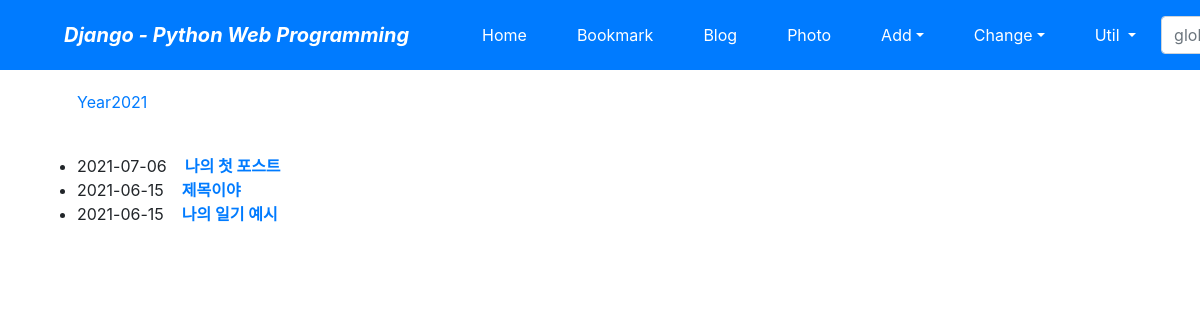
/blog/archive/, run on an earlier commit of the app's database.
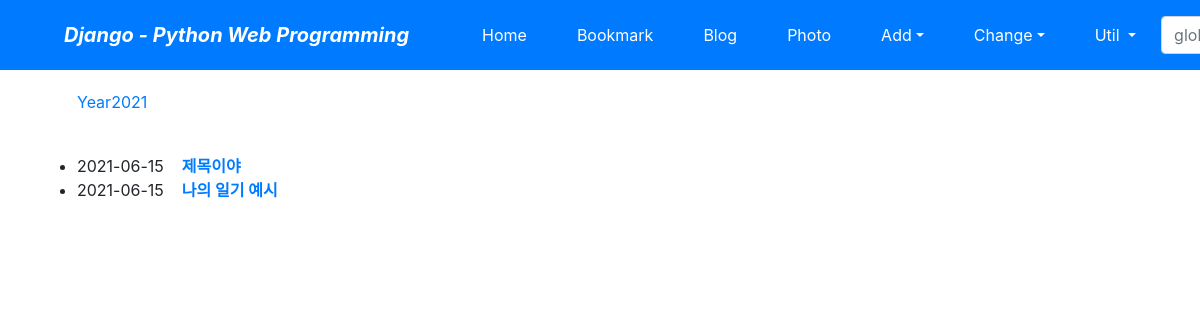
And on a later commit of the database.
### blogapp/models.py (models this page shows, shortened)
class Post(models.Model):
    title = models.CharField(verbose_name='TITLE', max_length=50)
    slug = models.SlugField('SLUG', unique=True, allow_unicode=True, help_text='one word for title alias.')
    description = models.CharField('DESCRIPTION', max_length=100, blank=True, help_text='simple description text.')
    content = models.TextField('CONTENT')
    create_dt = models.DateTimeField('CREATE DATE', auto_now_add=True)
    modify_dt = models.DateTimeField('MODIFY DATE', auto_now=True)
    tags = TaggableManager(blank=True)
    owner = models.ForeignKey(User, on_delete=models.CASCADE, verbose_name='OWNER', blank=True, null=True)
    class Meta:
        verbose_name = 'post'
        verbose_name_plural = 'posts'
        db_table = 'blogapp_posts'
        ordering = ('-modify_dt',)
    def get_absolute_url(self):
        return reverse('blog:post_detail', args=(self.slug,))

### blogapp/views.py (the view)
# urls.py: path('archive/', views.PostAV.as_view(), name='post_archive'),
class PostAV(ArchiveIndexView):
    model = Post
    date_field = 'modify_dt'

### blogapp/templates/blogapp/post_archive.html (shortened to what this page needs)
{% extends 'base.html' %}
{% block content %}
<ul>
    {% for date in date_list %}
    <li style="display: inline;">
        <a href="{% url 'blog:post_year_archive' date|date:'Y' %}">Year{{ date|date:"Y" }}</a></li>
    {% endfor %}
</ul>
<br/>
<div>
    <ul>
        {% for post in object_list %}
        <li>{{ post.modify_dt|date:"Y-m-d" }}&nbsp;&nbsp;&nbsp;
        <a href="{{ post.get_absolute_url }}"><strong>{{ post.title }}</strong></a></li>
        {% endfor %}
    </ul>
</div>
{% endblock %}

What changed in the data, as far as the page shows it:
removed Post: modify_dt "2021-07-06", title "나의 첫 포스트"
